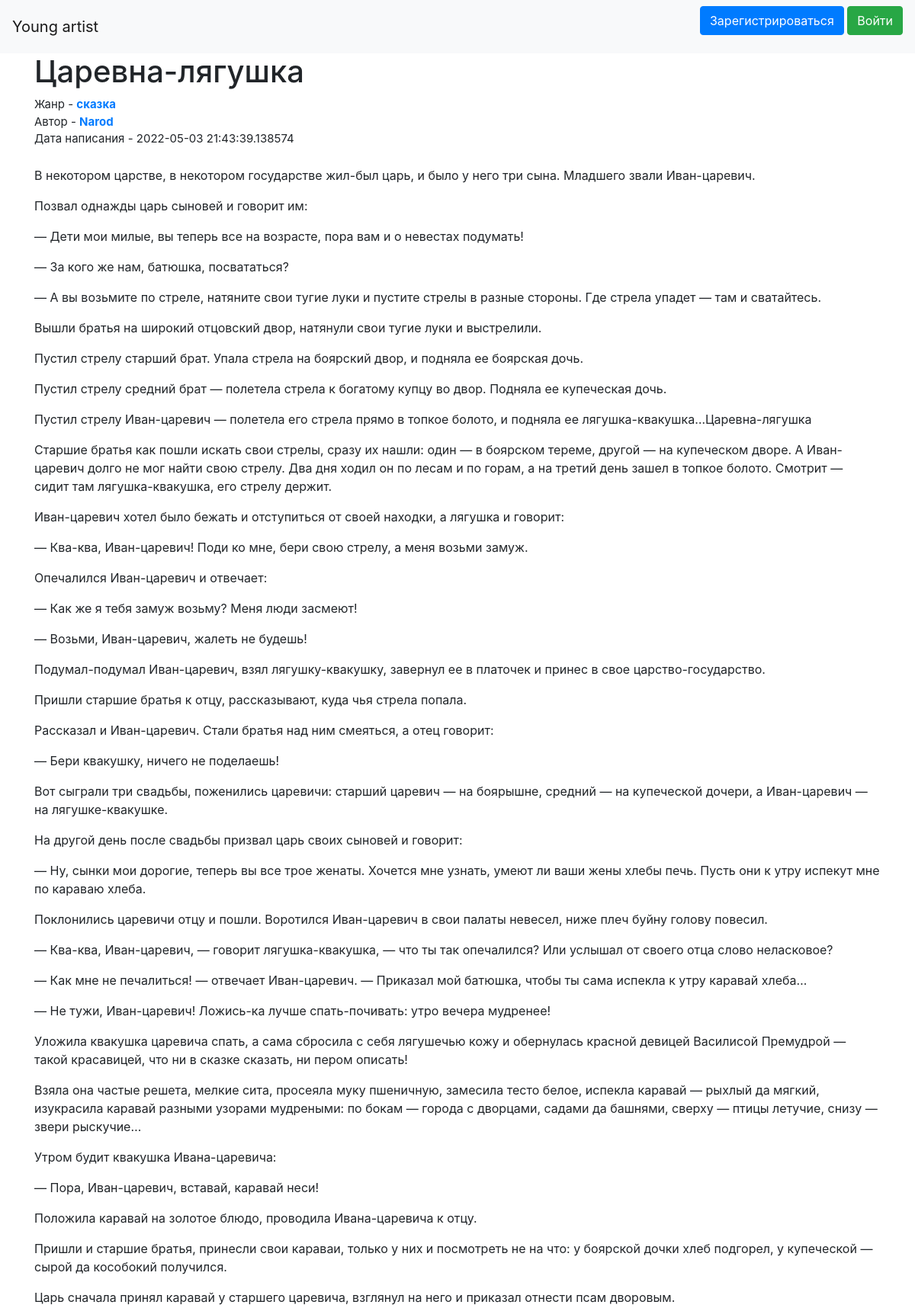
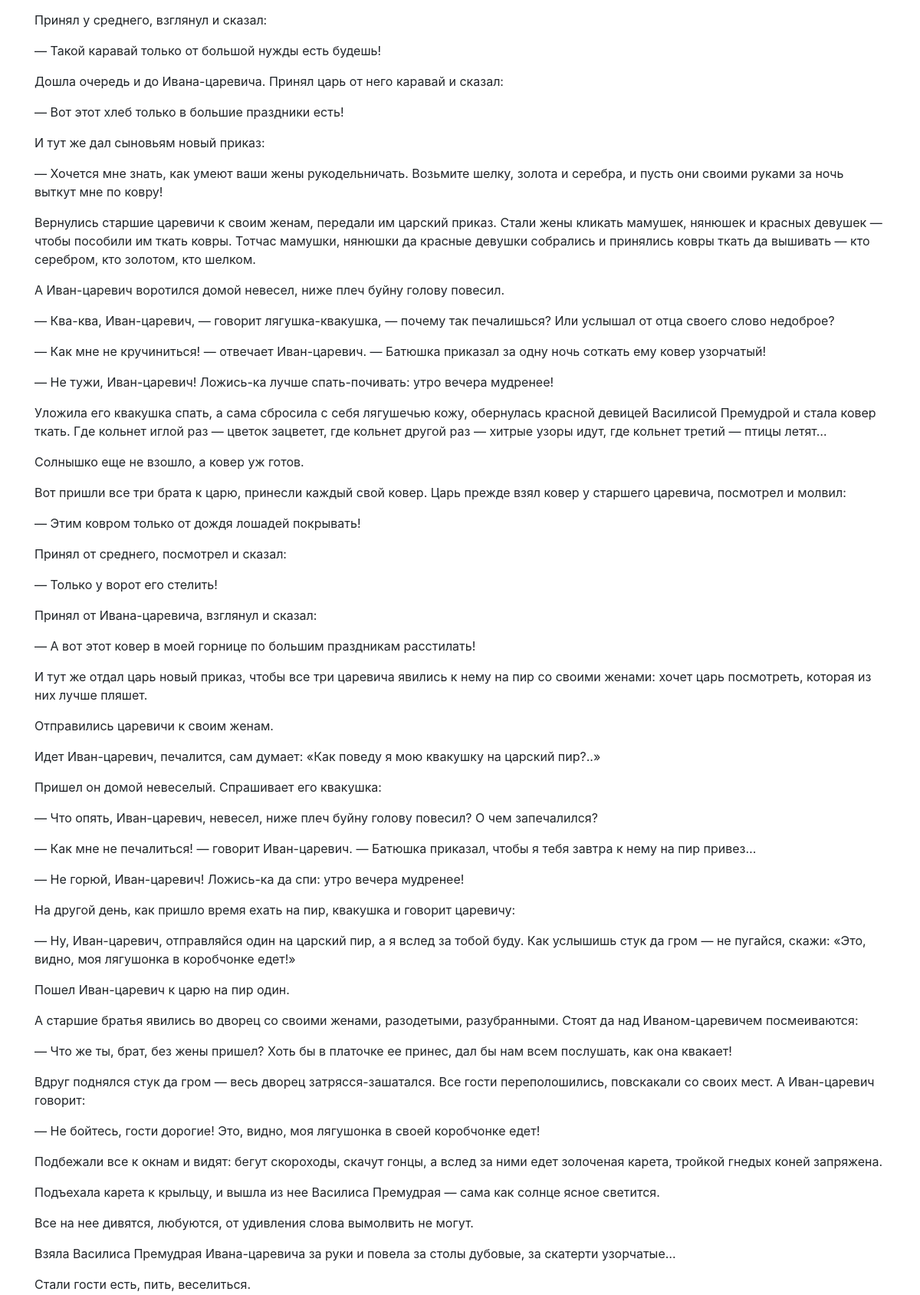
Page /texts/5 (upper part) on the committed database (2 pictures, top to bottom).
### data/works.py (models this page shows)
class Works(SqlAlchemyBase, SerializerMixin):
    __tablename__ = 'works'
    datetime_format = '%d %B %Y'
    id = sqlalchemy.Column(sqlalchemy.Integer,
                           primary_key=True, autoincrement=True)
    title = sqlalchemy.Column(sqlalchemy.String, nullable=True)
    genre_id = sqlalchemy.Column(sqlalchemy.Integer,
                                sqlalchemy.ForeignKey("genres.id"))
    description = sqlalchemy.Column(sqlalchemy.String, nullable=True)
    content = sqlalchemy.Column(sqlalchemy.String, nullable=True)
    created_date = sqlalchemy.Column(sqlalchemy.DateTime,
                                     default=datetime.datetime.now())
    is_private = sqlalchemy.Column(sqlalchemy.Boolean, default=True)
    user_id = sqlalchemy.Column(sqlalchemy.Integer,
                                sqlalchemy.ForeignKey("users.id"))
    user = orm.relation('User')
    genre = orm.relation('Genre')

### data/genre.py (models this page shows)
class Genre(SqlAlchemyBase, SerializerMixin):
    __tablename__ = 'genres'
    id = sqlalchemy.Column(sqlalchemy.Integer, primary_key=True,
                           autoincrement=True)
    name = sqlalchemy.Column(sqlalchemy.String, nullable=True)
    news = orm.relation("Works", back_populates='genre')

### data/users.py (models this page shows, shortened)
class User(SqlAlchemyBase, UserMixin, SerializerMixin):
    __tablename__ = 'users'
    id = sqlalchemy.Column(sqlalchemy.Integer,
                           primary_key=True, autoincrement=True)
    name = sqlalchemy.Column(sqlalchemy.String, nullable=True)
    about = sqlalchemy.Column(sqlalchemy.String, nullable=True)
    email = sqlalchemy.Column(sqlalchemy.String,
                              index=True, unique=True, nullable=True)
    hashed_password = sqlalchemy.Column(sqlalchemy.String, nullable=True)
    created_date = sqlalchemy.Column(sqlalchemy.DateTime,
                                     default=datetime.datetime.now)
    news = orm.relation("Works", back_populates='user')

### main.py (the view)
@app.route('/texts/<int:work_id>')
def get_work(work_id):
    print(request.referrer)
    db_sess = db_session.create_session()
    work = db_sess.query(Works).get(work_id)
    work.content = work.content.split('\r\n')
    return render_template('text.html', work=work)

### data/db_session.py (called while the page is built)
def create_session() -> Session:
    global __factory
    return __factory()

### templates/text.html
{% extends "base.html" %}
{% block content %}
<h1>{{ work.title }}</h1>
<div style="font-size: 15px;">
    Жанр - <a href="/filtered_by_genre/{{ work.genre_id }}"><b>{{work.genre.name}}</b></a><br>
    Автор - <a href="/profile/{{ work.user_id }}"><b>{{work.user.name}}</b><a><br>
    Дата написания - {{work.created_date}}<br>
</div>
<br>
{% for paragraph in work.content %}
    <p style="word-wrap: break-word;">
        {{ paragraph }}
    </p>
{% endfor %}
{% endblock %}

### rows in the picture
Works: title "Царевна-лягушка", created_date "2022-05-03 21:43:39.138574"
Genre: genre.name "сказка"
User: user.name "Narod"

### other values in the picture
{{ paragraph }} "В некотором царстве, в некотором государстве жил-был царь, и было у него три сына. Младшего звали Иван-царевич." "Позвал однажды царь сыновей и говорит им:" "— Дети мои милые, вы теперь все на возрасте, пора вам и о невестах подумать!" "— За кого же нам, батюшка, посвататься?" "— А вы возьмите по стреле, натяните свои тугие луки и пустите стрелы в разные стороны. Где стрела упадет — там и сватайтесь." "Вышли братья на широкий отцовский двор, натянули свои тугие луки и выстрелили." "Пустил стрелу старший брат. Упала стрела на боярский двор, и подняла ее боярская дочь." "Пустил стрелу средний брат — полетела стрела к богатому купцу во двор. Подняла ее купеческая дочь." "Пустил стрелу Иван-царевич — полетела его стрела прямо в топкое болото, и подняла ее лягушка-квакушка…Царевна-лягушка" "Иван-царевич хотел было бежать и отступиться от своей находки, а лягушка и говорит:" "— Ква-ква, Иван-царевич! Поди ко мне, бери свою стрелу, а меня возьми замуж." "Опечалился Иван-царевич и отвечает:" "— Как же я тебя замуж возьму? Меня люди засмеют!" "— Возьми, Иван-царевич, жалеть не будешь!" "Подумал-подумал Иван-царевич, взял лягушку-квакушку, завернул ее в платочек и принес в свое царство-государство." "Пришли старшие братья к отцу, рассказывают, куда чья стрела попала." "Рассказал и Иван-царевич. Стали братья над ним смеяться, а отец говорит:" "— Бери квакушку, ничего не поделаешь!" "Вот сыграли три свадьбы, поженились царевичи: старший царевич — на боярышне, средний — на купеческой дочери, а Иван-царевич — на лягушке-квакушке." "На другой день после свадьбы призвал царь своих сыновей и говорит:" "— Ну, сынки мои дорогие, теперь вы все трое женаты. Хочется мне узнать, умеют ли ваши жены хлебы печь. Пусть они к утру испекут мне по караваю хлеба." "Поклонились царевичи отцу и пошли. Воротился Иван-царевич в свои палаты невесел, ниже плеч буйну голову повесил." "— Ква-ква, Иван-царевич, — говорит лягушка-квакушка, — что ты так опечалился? Или услышал от своего отца слово неласковое?" "— Как мне не печалиться! — отвечает Иван-царевич. — Приказал мой батюшка, чтобы ты сама испекла к утру каравай хлеба…" "— Не тужи, Иван-царевич! Ложись-ка лучше спать-почивать: утро вечера мудренее!" "Уложила квакушка царевича спать, а сама сбросила с себя лягушечью кожу и обернулась красной девицей Василисой Премудрой — такой красавицей, что ни в сказке сказать, ни пером описать!" "Утром будит квакушка Ивана-царевича:" "— Пора, Иван-царевич, вставай, каравай неси!" "Положила каравай на золотое блюдо, проводила Ивана-царевича к отцу." "Пришли и старшие братья, принесли свои караваи, только у них и посмотреть не на что: у боярской дочки хлеб подгорел, у купеческой — сырой да кособокий получился." "Царь сначала принял каравай у старшего царевича, взглянул на него и приказал отнести псам дворовым." "Принял у среднего, взглянул и сказал:" "— Такой каравай только от большой нужды есть будешь!" "Дошла очередь и до Ивана-царевича. Принял царь от него каравай и сказал:" "— Вот этот хлеб только в большие праздники есть!" "И тут же дал сыновьям новый приказ:" "— Хочется мне знать, как умеют ваши жены рукодельничать. Возьмите шелку, золота и серебра, и пусть они своими руками за ночь выткут мне по ковру!" "А Иван-царевич воротился домой невесел, ниже плеч буйну голову повесил." "— Ква-ква, Иван-царевич, — говорит лягушка-квакушка, — почему так печалишься? Или услышал от отца своего слово недоброе?" "— Как мне не кручиниться! — отвечает Иван-царевич. — Батюшка приказал за одну ночь соткать ему ковер узорчатый!" "— Не тужи, Иван-царевич! Ложись-ка лучше спать-почивать: утро вечера мудренее!" "Солнышко еще не взошло, а ковер уж готов." "Вот пришли все три брата к царю, принесли каждый свой ковер. Царь прежде взял ковер у старшего царевича, посмотрел и молвил:" "— Этим ковром только от дождя лошадей покрывать!" "Принял от среднего, посмотрел и сказал:" "— Только у ворот его стелить!" "Принял от Ивана-царевича, взглянул и сказал:" "— А вот этот ковер в моей горнице по большим праздникам расстилать!" "И тут же отдал царь новый приказ, чтобы все три царевича явились к нему на пир со своими женами: хочет царь посмотреть, которая из них лучше пляшет." "Отправились царевичи к своим женам." "Идет Иван-царевич, печалится, сам думает: «Как поведу я мою квакушку на царский пир?..»" "Пришел он домой невеселый. Спрашивает его квакушка:" "— Что опять, Иван-царевич, невесел, ниже плеч буйну голову повесил? О чем запечалился?" "— Как мне не печалиться! — говорит Иван-царевич. — Батюшка приказал, чтобы я тебя завтра к нему на пир привез…" "— Не горюй, Иван-царевич! Ложись-ка да спи: утро вечера мудренее!" "На другой день, как пришло время ехать на пир, квакушка и говорит царевичу:" "— Ну, Иван-царевич, отправляйся один на царский пир, а я вслед за тобой буду. Как услышишь стук да гром — не пугайся, скажи: «Это, видно, моя лягушонка в коробчонке едет!»" "Пошел Иван-царевич к царю на пир один." "А старшие братья явились во дворец со своими женами, разодетыми, разубранными. Стоят да над Иваном-царевичем посмеиваются:" "— Что же ты, брат, без жены пришел? Хоть бы в платочке ее принес, дал бы нам всем послушать, как она квакает!" "Вдруг поднялся стук да гром — весь дворец затрясся-зашатался. Все гости переполошились, повскакали со своих мест. А Иван-царевич говорит:" "— Не бойтесь, гости дорогие! Это, видно, моя лягушонка в своей коробчонке едет!" "Подбежали все к окнам и видят: бегут скороходы, скачут гонцы, а вслед за ними едет золоченая карета, тройкой гнедых коней запряжена." "Подъехала карета к крыльцу, и вышла из нее Василиса Премудрая — сама как солнце ясное светится." "Все на нее дивятся, любуются, от удивления слова вымолвить не могут." "Взяла Василиса Премудрая Ивана-царевича за руки и повела за столы дубовые, за скатерти узорчатые…" "Стали гости есть, пить, веселиться."
